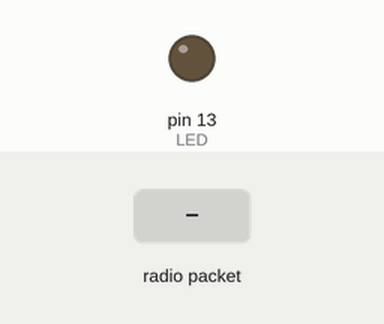
This sketch was run on a simulated Arduino Uno, built with avr-gcc and run on an emulated ATmega328P. On the bench: output pins drawn as LEDs (lit = HIGH). The test bench sets the inputs (shaded band). No radio packets arrive unless stated; pins used as bus, display or sensor lines are not drawn; what the sketch prints to the serial monitor is not drawn.

Above: at 1.3 s.
1.4 s: radio packet "1" arrives
At 1.47 s:
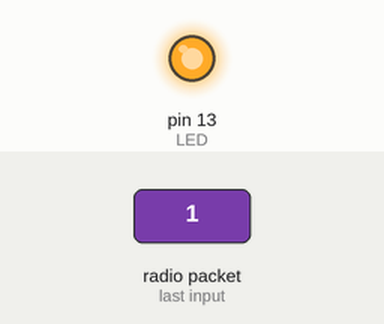
Timing chart, 0 to 4.4 s (numbered marks = the images above; inputs shaded):
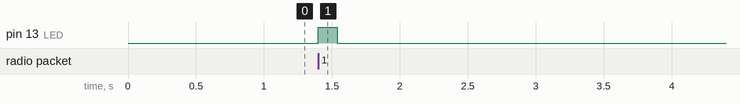

Measured:
- after the input at 1.4 s, pin 13 (LED): LOW → HIGH at once, → LOW 0.14 s later

The sketch:

lora_receive_nomesh.ino
```cpp
#include <SerialCommand.h>

SerialCommand sCmd(Serial);         // The demo SerialCommand object, initialize with any Stream object


#include <SPI.h>
#include <RH_RF95.h>

// Radio pins for mothbot
#define RFM95_CS 8
#define RFM95_RST 4
#define RFM95_INT 3

// Change to 434.0 or other frequency, must match RX's freq!
#define RF95_FREQ 915.0

// Singleton instance of the radio driver
RH_RF95 rf95(RFM95_CS, RFM95_INT);

// Blinky on receipt
#define LED 13


const int numBytes=200;

typedef struct {
  int chunk_num;
  int chunks_total;
  char chunk[numBytes];
} Payload;

Payload theData;

void setup()
{
  pinMode(LED, OUTPUT);
  pinMode(RFM95_RST, OUTPUT);
  digitalWrite(RFM95_RST, HIGH);

  Serial.begin(9600);
  while (!Serial) {
    delay(1);
  }
  delay(100);

  //Serial.println("Feather LoRa RX Test!");

  // manual reset
  digitalWrite(RFM95_RST, LOW);
  delay(10);
  digitalWrite(RFM95_RST, HIGH);
  delay(10);

  while (!rf95.init()) {
    //Serial.println("LoRa radio init failed");
    //Serial.println("Uncomment '#define SERIAL_DEBUG' in RH_RF95.cpp for detailed debug info");
    while (1);
  }
  //Serial.println("LoRa radio init OK!");

  // Defaults after init are 434.0MHz, modulation GFSK_Rb250Fd250, +13dbM
  if (!rf95.setFrequency(RF95_FREQ)) {
    //Serial.println("setFrequency failed");
    while (1);
  }
  //Serial.print("Set Freq to: "); Serial.println(RF95_FREQ);

  // Defaults after init are 434.0MHz, 13dBm, Bw = 125 kHz, Cr = 4/5, Sf = 128chips/symbol, CRC on

  // The default transmitter power is 13dBm, using PA_BOOST.
  // If you are using RFM95/96/97/98 modules which uses the PA_BOOST transmitter pin, then
  // you can set transmitter powers from 5 to 23 dBm:
  rf95.setTxPower(23, false);
}

void loop()
{


  if (rf95.available())
  {
    // Should be a message for us now
    uint8_t buf[sizeof(Payload)];
    uint8_t len = sizeof(buf);

    if (rf95.recv(buf, &len))
    {
      digitalWrite(LED, HIGH);
      //RH_RF95::printBuffer("Received: ", buf, len);
      //Serial.print("Got: ");
      //Serial.println((char*)buf);
       //Serial.print("RSSI: ");
      //Serial.println(rf95.lastRssi(), DEC);

      theData = *(Payload*)buf;
      Serial.write(theData.chunk,sizeof(theData.chunk));

      // Send a reply
      //uint8_t data[] = "And hello back to you";
      //rf95.send(data, sizeof(data));
      //rf95.waitPacketSent();
      //Serial.println("Sent a reply");

      digitalWrite(LED, LOW);
    }

  }
}
```
